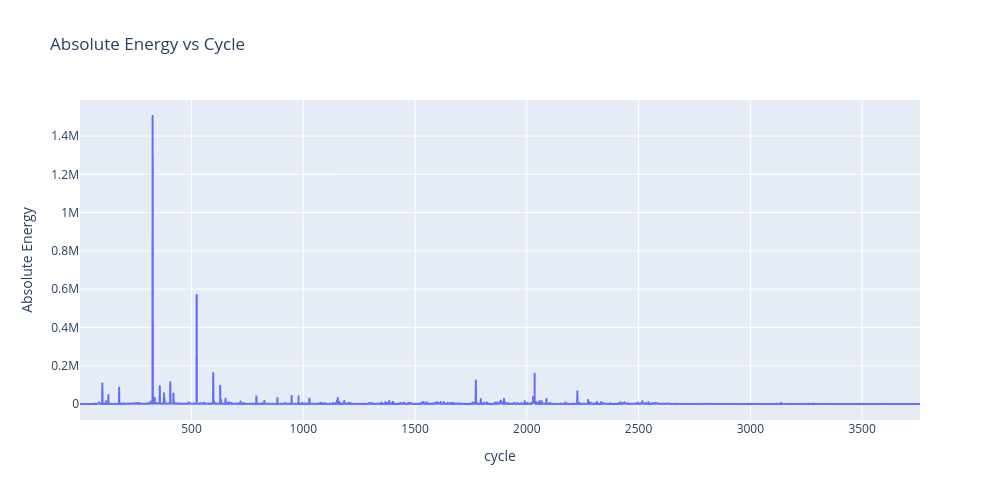

Source (notebook cell):
### Code cell
fig = px.line(df, x='cycle', y='Absolute Energy', title='Absolute Energy vs Cycle')
fig.update_layout(
    width=1000,  # 宽度（像素）
    height=500   # 高度（像素）
)
fig.show()

### Figure 1 — Plotly figure (JSON) as saved in the notebook; plotly's stock layout.template omitted (floating-point values rounded to 4 significant figures; data arrays with more than 128 entries replaced by an {"elided": "..."} marker saying what was removed)
{"data": [{"hovertemplate": "cycle=%{x}<br>Absolute Energy=%{y}<extra></extra>", "legendgroup": "", "line": {"color": "#636efa", "dash": "solid"}, "marker": {"symbol": "circle"}, "mode": "lines", "name": "", "showlegend": false, "type": "scattergl", "x": {"elided": "3759 float values"}, "xaxis": "x", "y": {"elided": "3759 float values"}, "yaxis": "y"}], "layout": {"height": 500, "legend": {"tracegroupgap": 0}, "title": {"text": "Absolute Energy vs Cycle"}, "width": 1000, "xaxis": {"anchor": "y", "domain": [0, 1], "title": {"text": "cycle"}}, "yaxis": {"anchor": "x", "domain": [0, 1], "title": {"text": "Absolute Energy"}}}}
